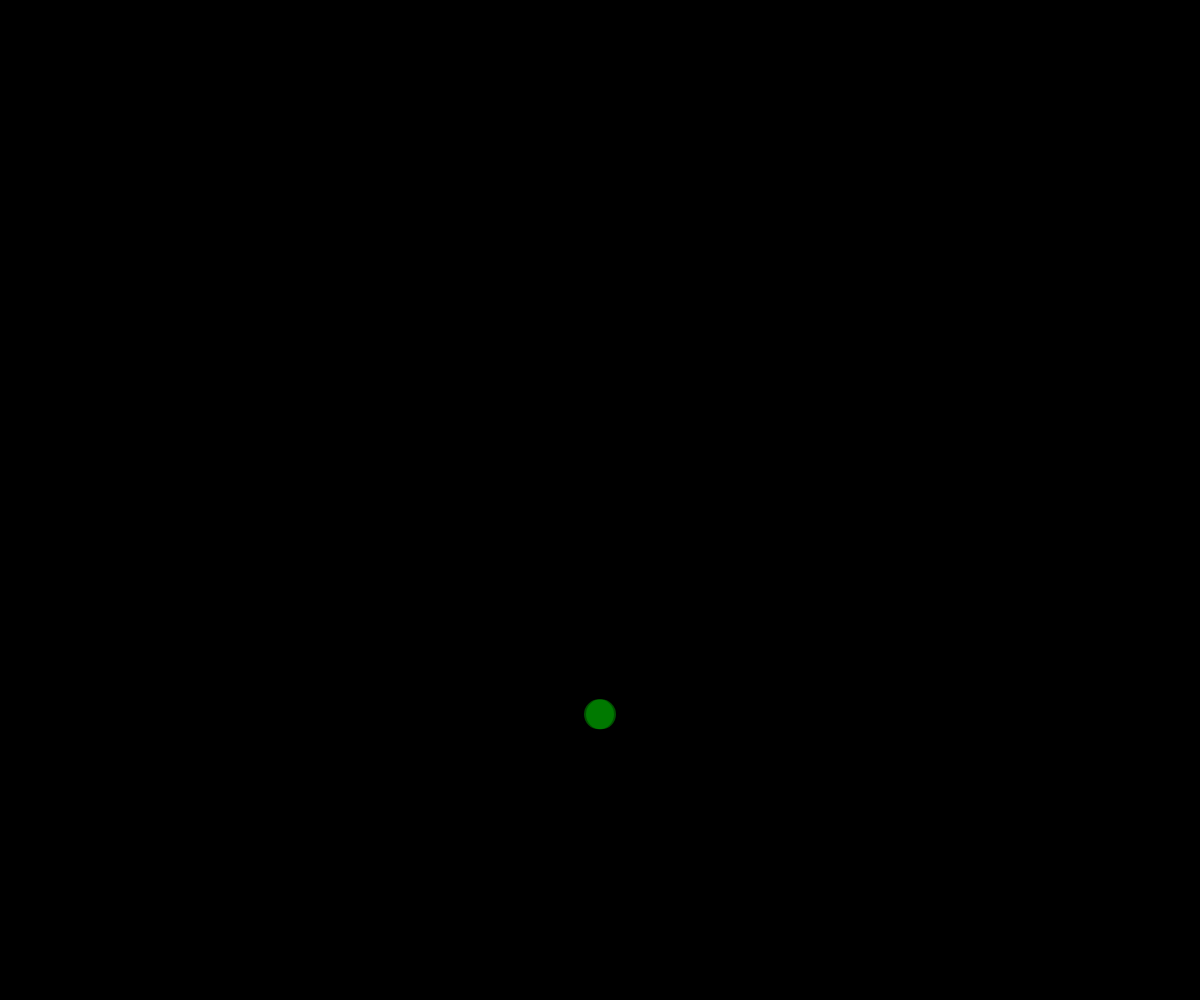
Frame 1 (no input)
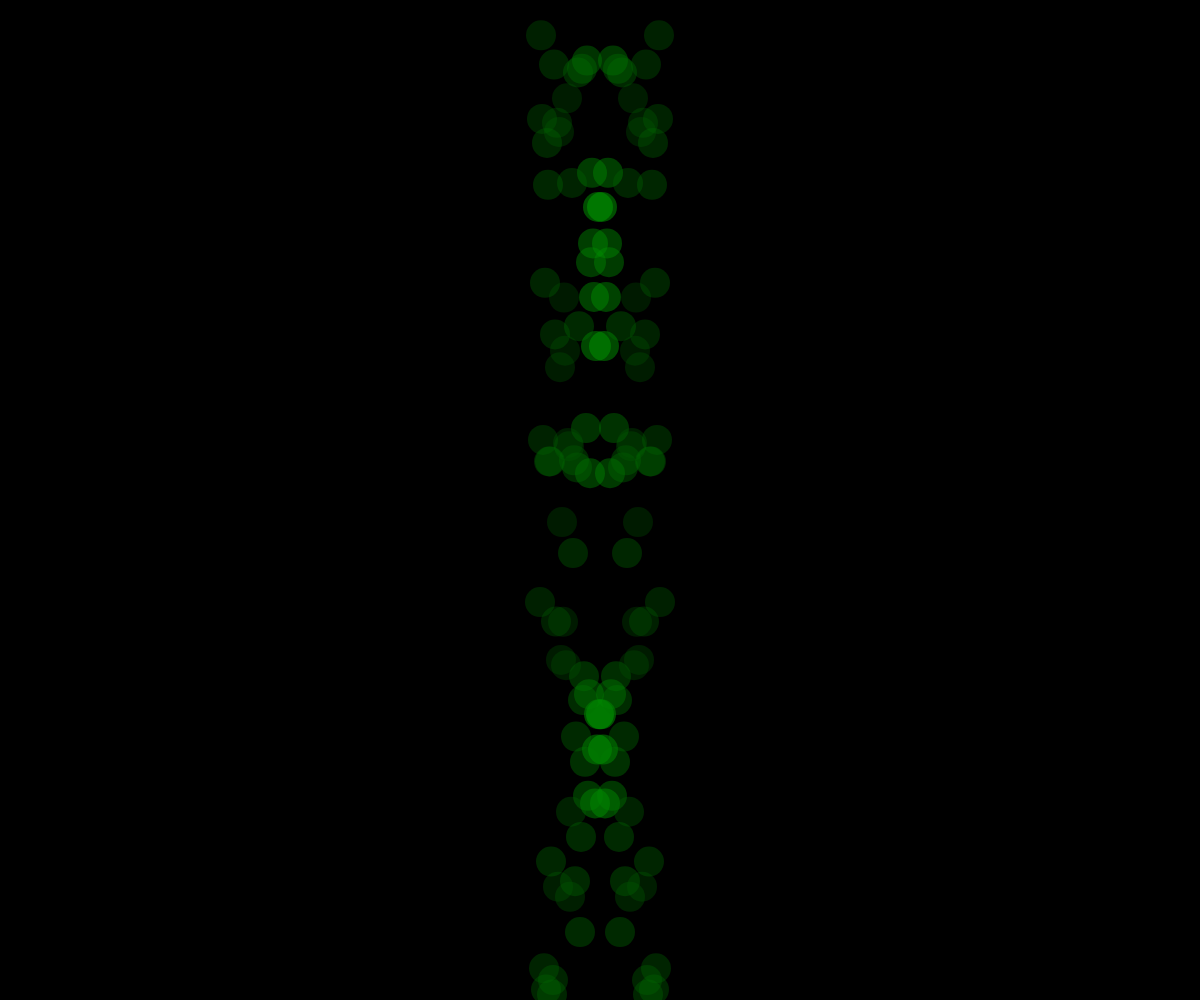
Frame 60 (no input)
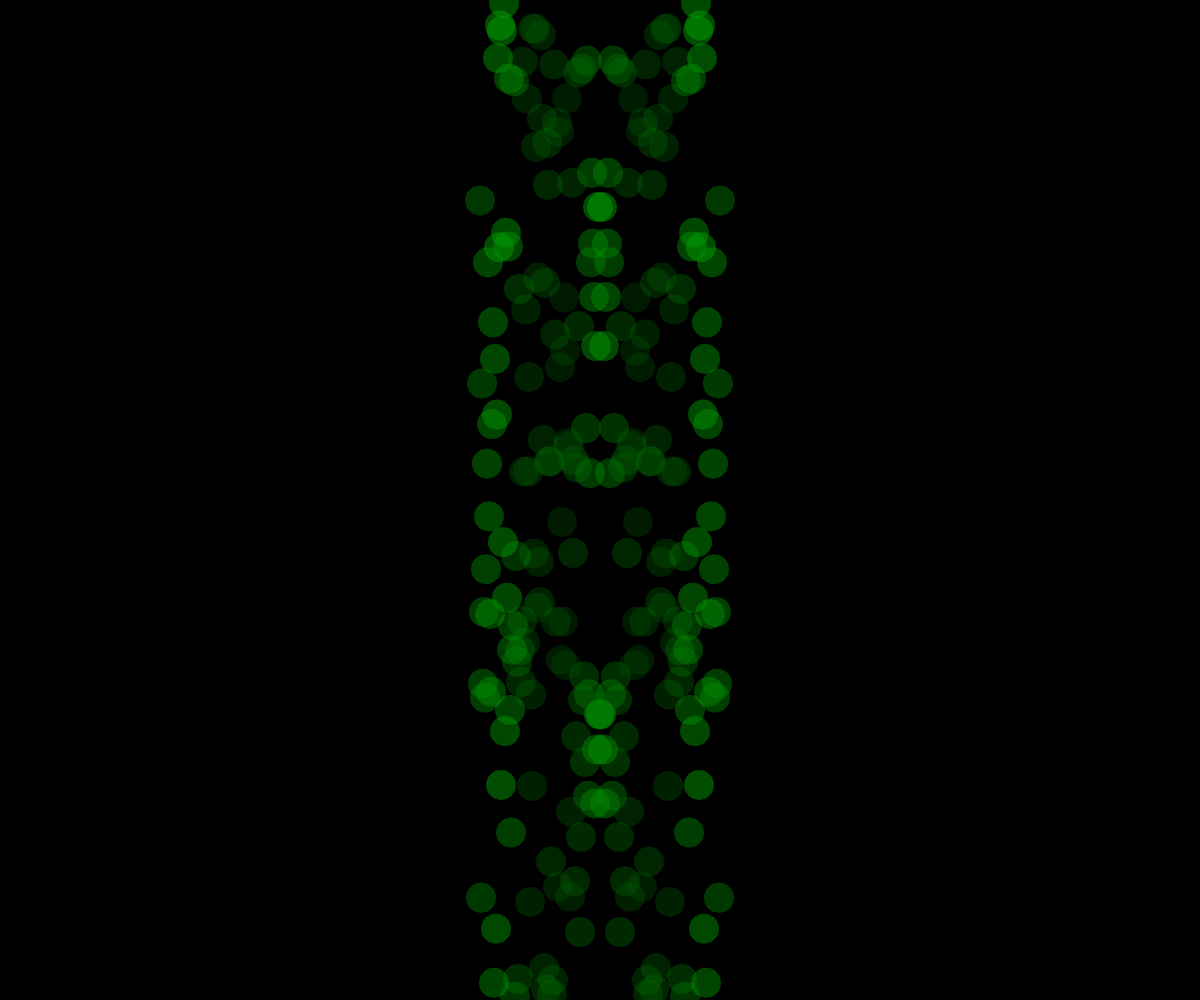
Frame 120 (the mouse pressed at the canvas centre since frame 60)

The p5.js sketch that drew these frames (run headless with seeded random() and noise() and a simulated clock; from frame 60 on, the mouse is pressed at the canvas centre):

// p5.js sketch
// ── sketch.js
'use strict';

var xoff = 0.00;
var counterX = void 0;
var counterXMax = void 0;
var counterXDir = 1;
var counterXStep = 1;

function setup() {
	createCanvas(windowWidth, windowHeight);
	// background(245,245,245);
	background(0, 0, 0);
	colorMode(RGB, 255, 255, 255, 1);
	counterX = width / 2;
	counterXMax = width;
}

function draw() {
	if (counterX > counterXMax) {
		counterXDir = -1;
	}
	if (counterX < 0) {
		counterXDir = 1;
	}
	counterX += counterXDir * counterXStep;

	var n1 = noiseVal(); // between 0 and 1
	var n2 = noiseVal();
	var green1 = map(n1, 0, 1, 0, 255);
	var green2 = map(n2, 0, 1, 0, 255);
	var alpha1 = map(n1, 0, 1, 0.2, 0.6);
	var alpha2 = map(n2, 0, 1, 0.2, 0.6);
	var posX1 = counterX;
	var posX2 = width - counterX;
	var posY = random(0, height);
	noStroke();
	fill(0, green1, 0, alpha1);
	ellipse(posX1, posY, 30, 30);
	fill(0, green2, 0, alpha2);
	ellipse(posX2, posY, 30, 30);
}

function noiseVal() {
	xoff += 0.01;
	return noise(xoff);
}

function windowResized() {
	resizeCanvas(windowWidth, windowHeight);
	background(0, 0, 0);
	counterX = width / 2;
	counterXMax = width;
	xoff = 0;
}
